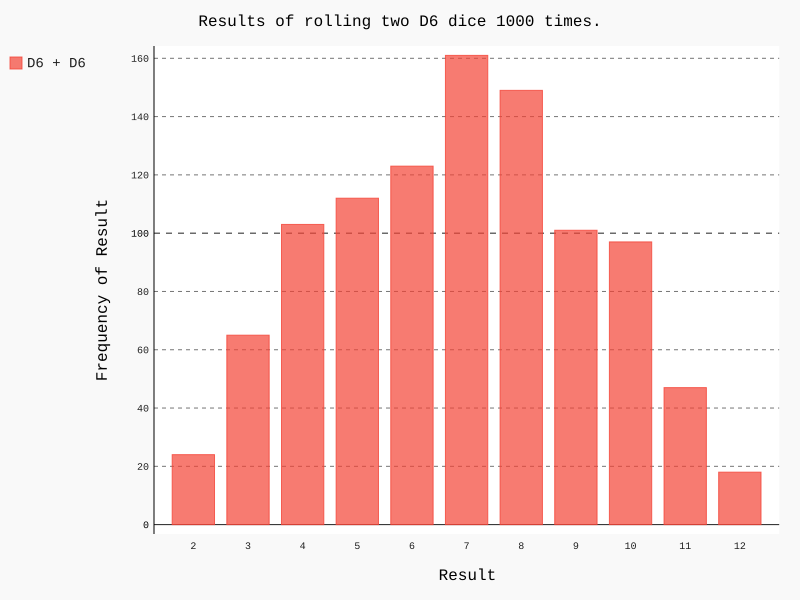

Source code (Python):
import pygal

from die import Die

# 创建两个D6骰子
die_1 = Die()
die_2 = Die()

# 掷骰子多次,并将结果存储在一个列表中
results = []
for roll_num in range(1000):
    result = die_1.roll() + die_2.roll()  # 计算每次的总点数
    results.append(result)

# 分析结果
frequencies = []
max_result = die_1.num_sides + die_2.num_sides  # 可能出现的最大点数12为两个骰子的最大
# 可能点数之和,我们将这个值存储在了max_result中.
for value in range(2, max_result+1):
    frequency = results.count(value)  # 我们遍历可能的点数,计算每种点数在results中出现
    # 了多少次.
    frequencies.append(frequency)

# 对结果进行可视化
# 条形图
hist = pygal.Bar()

hist.title = "Results of rolling two D6 dice 1000 times."
hist.x_labels = ['2', '3', '4', '5', '6', '7', '8', '9', '10', '11', '12']
hist.x_title = "Result"
hist.y_title = "Frequency of Result"

hist.add('D6 + D6', frequencies)  # 我们使用add()将一系列值添加到图表中(向它传递要给
# 添加的值指定的标签,还有一个列表,其中包含将出现在图表中的值)
hist.render_to_file('dice_visual.svg')  # 我们将这个图表渲染为一个SVG文件,这种文件的扩
# 展名必须为.svg.
